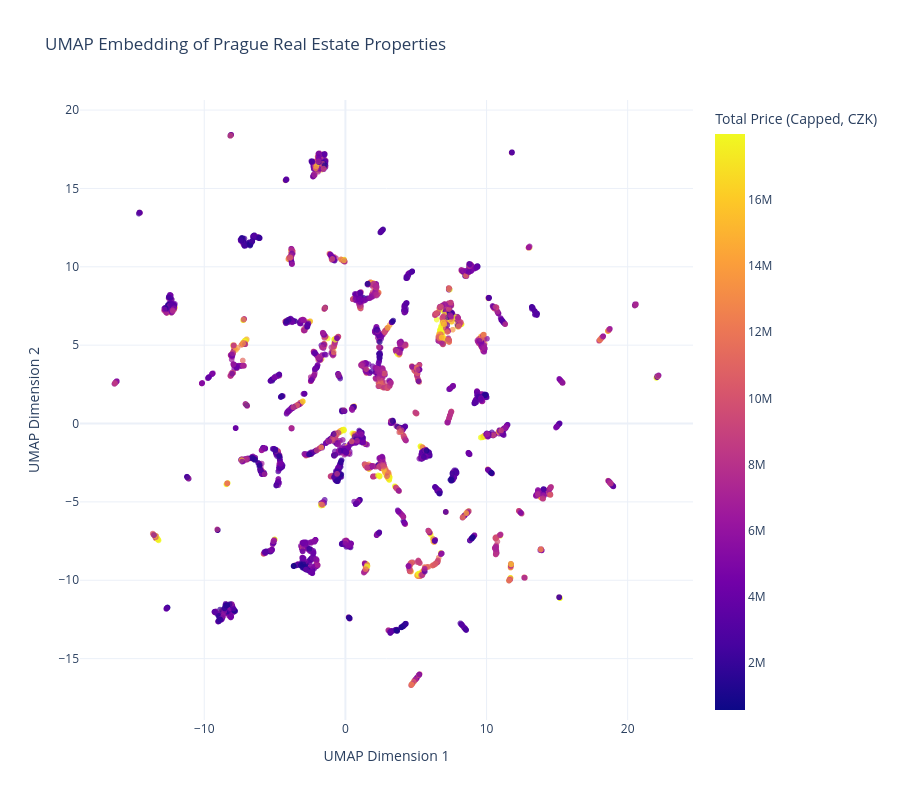

Notebook code cell kept with this figure:
### Code cell
import pandas as pd
import numpy as np
import plotly.express as px
from sklearn.preprocessing import StandardScaler
import umap

# 1. Select the features for the embedding
numeric_features = [
    'price_total', 'usable_area_m2', 'price_per_m2', 
    'latitude', 'longitude', 'floor_number', 'cellar_area_m2'
]
categorical_features = [
    'building_condition', 'construction_type', 'energy_class', 'category_sub'
]

embed_df = df[numeric_features + categorical_features].copy()

# 2. Impute missing values directly with Pandas
print("Imputing missing values...")
for col in numeric_features:
    embed_df[col] = embed_df[col].fillna(embed_df[col].median())
    
for col in categorical_features:
    embed_df[col] = embed_df[col].fillna('missing')

# 3. One-hot encode categoricals with Pandas
print("Encoding categorical features...")
embed_df_encoded = pd.get_dummies(embed_df, columns=categorical_features)

# 4. Scale the numeric data
print("Scaling features...")
scaler = StandardScaler()
X_processed = scaler.fit_transform(embed_df_encoded)

# 5. Apply UMAP
print("Running UMAP embedding...")
reducer = umap.UMAP(
    n_neighbors=15, 
    min_dist=0.1, 
    n_components=2, 
    random_state=42,
    metric='euclidean'
)
X_umap = reducer.fit_transform(X_processed)

# 6. Visualize the Clusters using Plotly
plot_df = embed_df.copy() # Use the original data for hover info
plot_df['umap_1'] = X_umap[:, 0]
plot_df['umap_2'] = X_umap[:, 1]

price_cap = plot_df['price_total'].quantile(0.95)
plot_df['price_color'] = plot_df['price_total'].clip(upper=price_cap)

fig = px.scatter(
    plot_df, 
    x='umap_1', 
    y='umap_2', 
    color='price_color',
    hover_data=['price_total', 'usable_area_m2', 'building_condition', 'category_sub'],
    title='UMAP Embedding of Prague Real Estate Properties',
    labels={'price_color': 'Total Price (Capped, CZK)'},
    color_continuous_scale='Plasma',
    opacity=0.7
)

fig.update_layout(
    xaxis_title="UMAP Dimension 1",
    yaxis_title="UMAP Dimension 2",
    template="plotly_white",
    height=800
)

fig.show()

### Figure 1 — Plotly figure (JSON) as saved in the notebook; plotly's stock layout.template omitted (floating-point values rounded to 4 significant figures; data arrays with more than 128 entries replaced by an {"elided": "..."} marker saying what was removed)
{"data": [{"customdata": {"elided": "11236x4 mixed values"}, "hovertemplate": "umap_1=%{x}<br>umap_2=%{y}<br>price_total=%{customdata[0]}<br>usable_area_m2=%{customdata[1]}<br>building_condition=%{customdata[2]}<br>category_sub=%{customdata[3]}<br>Total Price (Capped, CZK)=%{marker.color}<extra></extra>", "legendgroup": "", "marker": {"color": {"elided": "11236 int values"}, "coloraxis": "coloraxis", "opacity": 0.7, "symbol": "circle"}, "mode": "markers", "name": "", "showlegend": false, "type": "scattergl", "x": {"elided": "11236 float values"}, "xaxis": "x", "y": {"elided": "11236 float values"}, "yaxis": "y"}], "layout": {"coloraxis": {"colorbar": {"title": {"text": "Total Price (Capped, CZK)"}}, "colorscale": [[0, "#0d0887"], [0.1111, "#46039f"], [0.2222, "#7201a8"], [0.3333, "#9c179e"], [0.4444, "#bd3786"], [0.5556, "#d8576b"], [0.6667, "#ed7953"], [0.7778, "#fb9f3a"], [0.8889, "#fdca26"], [1, "#f0f921"]]}, "height": 800, "legend": {"tracegroupgap": 0}, "title": {"text": "UMAP Embedding of Prague Real Estate Properties"}, "xaxis": {"anchor": "y", "domain": [0, 1], "title": {"text": "UMAP Dimension 1"}}, "yaxis": {"anchor": "x", "domain": [0, 1], "title": {"text": "UMAP Dimension 2"}}}}
